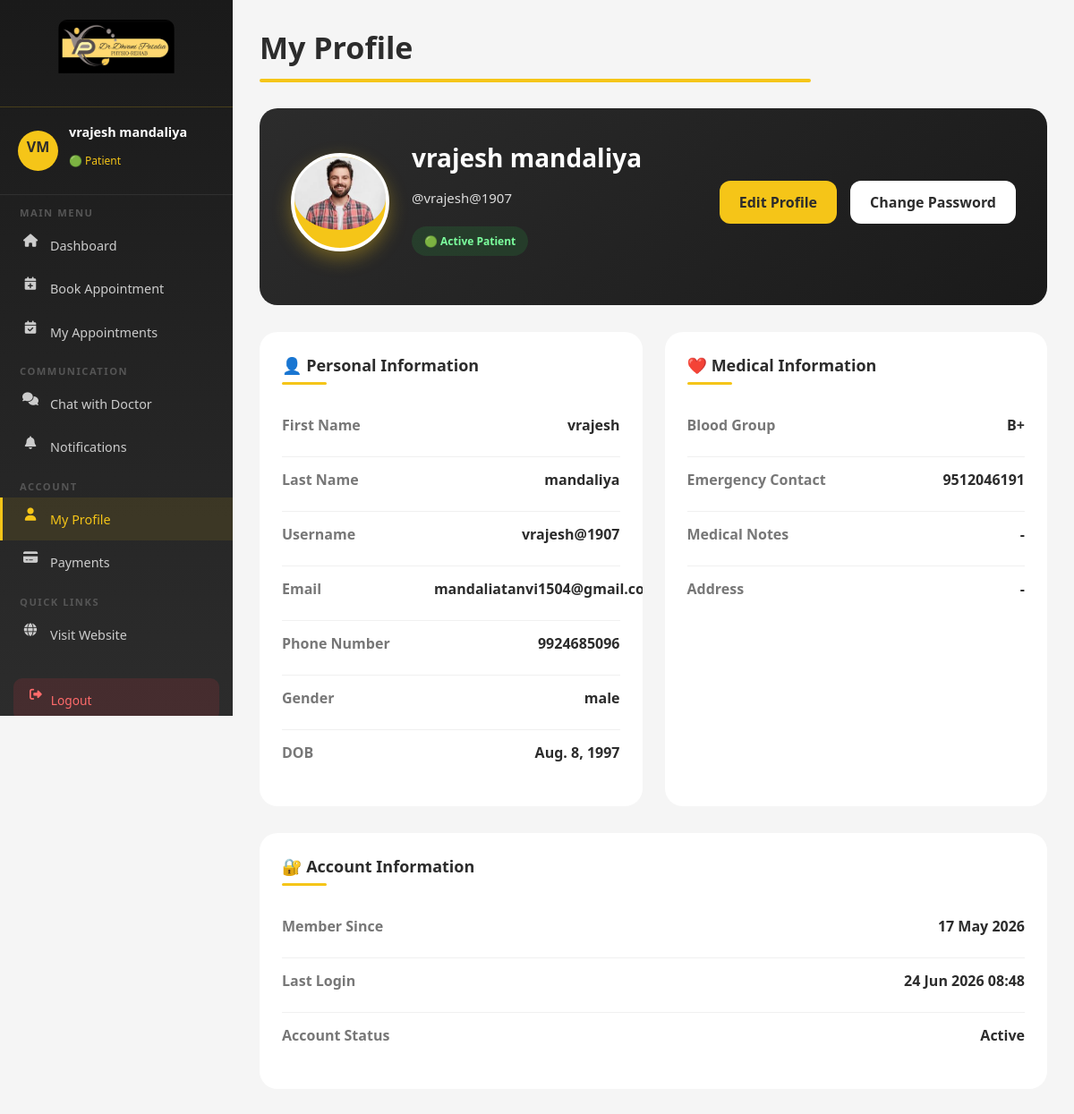
The app's page /profile/ (signed in) with its own data.
### core/models.py (models this page shows, shortened)
class Profile(models.Model):
    user = models.OneToOneField(User, on_delete=models.CASCADE)
    last_seen = models.DateTimeField(null=True, blank=True)
    is_platform_admin = models.BooleanField(default=False)
    phone_number = models.CharField(max_length=15, blank=True)
    gender = models.CharField(
        max_length=10,
        choices=[("Male", "Male"), ("Female", "Female"), ("Other", "Other")],
        blank=True,
    )
    date_of_birth = models.DateField(null=True, blank=True)
    blood_group = models.CharField(max_length=5, blank=True)
    emergency_contact = models.CharField(max_length=15, blank=True)
    medical_notes = models.TextField(blank=True)
    address = models.TextField(blank=True)
    profile_photo = models.ImageField(
        upload_to="profile_photos/", blank=True, null=True
    )

### core/views.py (the view)
# urls.py: path("profile/", views.profile_view, name="profile"),
@login_required
def profile_view(request):
    profile, _ = Profile.objects.get_or_create(user=request.user)
    return render(request, "profile.html", {"profile": profile})

### templates/profile.html (shortened to what this page needs)
{% load static %}
<!DOCTYPE html>
<html lang="en">
<head>
     <link href="https://cdnjs.cloudflare.com/ajax/libs/font-awesome/6.4.0/css/all.min.css" rel="stylesheet">
</head>
<body>
            <aside class="sidebar">
            <div class="sidebar-logo">
                <img src="{% static 'images/Dhvani_Patalia.jpeg' %}" alt="Logo" />
            </div>
            <div class="sidebar-user">
                <div class="user-avatar">
                    {{ user.first_name|first|upper }}{{ user.last_name|first|upper }}
                </div>
                <div class="user-info">
                    <h4>{{ user.get_full_name|default:user.username }}</h4>
                    <span>🟢 Patient</span>
                </div>
            </div>
            <nav>
                <div class="nav-section">Main Menu</div>
                <a href="{% url 'client_dashboard' %}" class="nav-item"><i class="fas fa-home"></i> Dashboard</a>
                <a href="{% url 'book_appointment' %}" class="nav-item"><i class="fas fa-calendar-plus"></i> Book Appointment</a>
                <a href="{% url 'my_appointments' %}" class="nav-item"><i class="fas fa-calendar-check"></i> My Appointments</a>
                <div class="nav-section">Communication</div>
                <a href="{% url 'client_chat' %}" class="nav-item"><i class="fas fa-comments"></i> Chat with Doctor</a>
                <a href="{% url 'notifications' %}" class="nav-item"><i class="fas fa-bell"></i> Notifications</a>
                <div class="nav-section">Account</div>
                <a href="{% url 'profile' %}" class="nav-item active"><i class="fas fa-user"></i> My Profile</a>
                <a href="{% url 'payments' %}" class="nav-item"><i class="fas fa-credit-card"></i> Payments</a>
                <div class="nav-section">Quick Links</div>
                <a href="{% url 'home' %}" class="nav-item"><i class="fas fa-globe"></i> Visit Website</a>
            </nav>
            <a href="{% url 'logout' %}" class="logout-btn"><i class="fas fa-sign-out-alt"></i> Logout</a>
        </aside>
    <div class="main-content">
        <div class="profile-page">
            <h1 class="page-title">My Profile</h1>
            <div class="profile-header-card">
                <div class="profile-left">
                    <div class="profile-avatar">
                        {% if profile.profile_photo %}
                        <img src="{{ profile.profile_photo.url }}"
                            style="width:100%;height:100%;border-radius:50%;object-fit:cover;">
                        {% else %}
                        {{ user.first_name|first|upper }}{{ user.last_name|first|upper }}
                        {% endif %}
                    </div>
                    <div class="profile-details">
                        <h2>{{ user.get_full_name }}</h2>
                        <p>@{{ user.username }}</p>
                        <span class="status-badge">
                            🟢 Active Patient
                        </span>
                    </div>
                </div>
                <div class="profile-actions">
                    <a href="/edit-profile/" class="btn-gold">
                        Edit Profile
                    </a>
                    <a href="{% url 'change_password' %}" class="btn-dark">
                        Change Password
                    </a>
                </div>
            </div>
            <div class="info-grid">
                <div class="info-card">
                    <h3>👤 Personal Information</h3>
                    <div class="info-row">
                        <span class="info-label">First Name</span>
                        <span class="info-value">{{ user.first_name }}</span>
                    </div>
                    <div class="info-row">
                        <span class="info-label">Last Name</span>
                        <span class="info-value">{{ user.last_name }}</span>
                    </div>
                    <div class="info-row">
                        <span class="info-label">Username</span>
                        <span class="info-value">{{ user.username }}</span>
                    </div>
                    <div class="info-row">
                        <span class="info-label">Email</span>
                        <span class="info-value">{{ user.email }}</span>
                    </div>
                    <div class="info-row">
                        <span class="info-label">Phone Number</span>
                        <span class="info-value">{{ profile.phone_number|default:"Not Set" }}</span>
                    </div>
                    <div class="info-row">
                        <span class="info-label">Gender</span>
                        <span class="info-value">{{ profile.gender|default:"Not Set" }}</span>
                    </div>
                    <div class="info-row">
                        <span class="info-label">DOB</span>
                        <span class="info-value">{{ profile.date_of_birth|default:"Not Set" }}</span>
                    </div>
                </div>
                <div class="info-card">
                    <h3>❤️ Medical Information</h3>
                    <div class="info-row">
                        <span class="info-label">Blood Group</span>
                        <span class="info-value">{{ profile.blood_group|default:"Not Set" }}</span>
                    </div>
                    <div class="info-row">
                        <span class="info-label">Emergency Contact</span>
                        <span class="info-value">{{ profile.emergency_contact|default:"Not Set" }}</span>
                    </div>
                    <div class="info-row">
                        <span class="info-label">Medical Notes</span>
                        <span class="info-value">{{ profile.medical_notes|default:"Not Set" }}</span>
                    </div>
                    <div class="info-row">
                        <span class="info-label">Address</span>
                        <span class="info-value">{{ profile.address|default:"Not Set" }}</span>
                    </div>
                </div>
            </div>
            <div class="account-card">
                <h3>🔐 Account Information</h3>
                <div class="info-row">
                    <span class="info-label">Member Since</span>
                    <span class="info-value">
                        {{ user.date_joined|date:"d M Y" }}
                    </span>
                </div>
                <div class="info-row">
                    <span class="info-label">Last Login</span>
                    <span class="info-value">
                        {{ user.last_login|date:"d M Y H:i" }}
                    </span>
                </div>
                <div class="info-row">
                    <span class="info-label">Account Status</span>
                    <span class="info-value">
                        Active
                    </span>
                </div>
            </div>
        </div>
    </div>
</body>
</html>

### templates/profile.html (style rules this page uses)
* { margin: 0; padding-bottom: 10px; box-sizing: border-box; }
body { font-family: 'Segoe UI', sans-serif; background: #f5f5f5; }
.sidebar { width: 260px; height: 100vh; position: fixed; left: 0; top: 0; background: linear-gradient(180deg, #1a1a1a, #2C2C2C); overflow-y: auto; scrollbar-width: none; }
.sidebar-logo { padding: 22px 20px; border-bottom: 1px solid rgba(245, 197, 24, 0.2); text-align: center; }
.sidebar-logo img { width: 130px; border-radius: 10px; }
.sidebar-user { padding: 18px 20px; border-bottom: 1px solid rgba(255, 255, 255, 0.08); display: flex; align-items: center; gap: 12px; }
.user-avatar { width: 45px; height: 45px; background: #F5C518; border-radius: 50%; display: flex; align-items: center; justify-content: center; font-weight: 800; color: #2C2C2C; font-size: 1em; }
.user-info h4 { color: white; font-size: 0.9em; font-weight: 600; }
.user-info span { color: #F5C518; font-size: 0.75em; }
.nav-section { padding: 12px 22px 5px; color: #555; font-size: 0.7em; text-transform: uppercase; letter-spacing: 1.5px; font-weight: 700; }
.nav-item { display: flex; align-items: center; gap: 13px; padding: 12px 22px; color: #ccc; text-decoration: none; font-size: 0.9em; transition: all 0.3s; border-left: 3px solid transparent; }
.nav-item:hover, .nav-item.active { background: rgba(245, 197, 24, 0.1); color: #F5C518; border-left-color: #F5C518; }
.nav-item i { width: 18px; text-align: center; }
.logout-btn { margin: 15px; display: flex; align-items: center; gap: 10px; padding: 12px 18px; background: rgba(220, 53, 69, 0.15); color: #ff6b6b; border-radius: 10px; text-decoration: none; font-size: 0.86em; transition: all 0.3s; }
.main-content { margin-left: 260px; min-height: 100vh; padding: 30px; background: #f5f5f5; }
.profile-header-card { background: linear-gradient(135deg, #2C2C2C, #1a1a1a); border-radius: 20px; padding: 35px; display: flex; justify-content: space-between; align-items: center; margin-bottom: 30px; min-height: 220px; overflow: hidden; }
.profile-left { display: flex; align-items: center; gap: 25px; }
.profile-actions { display: flex; gap: 15px; flex-wrap: wrap; }
.profile-avatar { width: 110px; height: 110px; border-radius: 50%; background: #F5C518; color: #2C2C2C; font-size: 38px; font-weight: 800; display: flex; align-items: center; justify-content: center; border: 4px solid white; box-shadow: 0 8px 20px rgba(245, 197, 24, 0.35); }
.profile-details h2 { margin: 0; color: white; font-size: 28px; font-weight: 800; }
.profile-details p { margin: 6px 0; color: #ddd; font-size: 15px; }
.status-badge { display: inline-block; margin-top: 6px; background: rgba(40, 167, 69, 0.18); color: #7CFF9E; padding: 8px 14px; border-radius: 30px; font-size: 12px; font-weight: 700; }
.btn-gold { background: #F5C518; color: #2C2C2C; padding: 13px 22px; border-radius: 12px; text-decoration: none; font-weight: 700; transition: 0.3s; }
.btn-dark { background: white; color: #2C2C2C; padding: 13px 22px; border-radius: 12px; text-decoration: none; font-weight: 700; transition: 0.3s; }
.info-card, .account-card { background: white; border-radius: 20px; padding: 25px; width: 100%; overflow: hidden; }
.info-card h3, .account-card h3 { margin-bottom: 20px; color: #2C2C2C; font-size: 18px; font-weight: 800; position: relative; padding-bottom: 10px; }
.info-card h3::after, .account-card h3::after { content: ""; width: 50px; height: 3px; background: #F5C518; position: absolute; left: 0; bottom: 0; border-radius: 10px; }
.info-row { display: flex; justify-content: space-between; align-items: center; padding: 14px 0; border-bottom: 1px solid #f0f0f0; }
.info-row:last-child { border-bottom: none; }
.info-label { color: #777; font-weight: 600; }
.info-value { color: #2C2C2C; font-weight: 700; max-width: 55%; text-align: right; }
.info-grid { display: grid; grid-template-columns: repeat(2, 1fr); gap: 25px; margin: 30px 0; padding: 0; width: 100%; }
.page-title { font-size: 34px; font-weight: 800; color: #2C2C2C; margin-bottom: 35px; display: block; position: relative; }
.page-title::after { content: ""; width: 70%; height: 4px; background: #F5C518; position: absolute; left: 0; bottom: -6px; border-radius: 10px; }

### records on screen
Profile: profile_photo (picture), phone_number "9924685096", gender "male", date_of_birth "Aug. 8, 1997", blood_group "B+", emergency_contact "9512046191", medical_notes "-", address "-"

### other values on screen
{{ user.first_name|first|upper }} "V"
{{ user.last_name|first|upper }} "M"
{{ user.get_full_name|default:user.username }} "vrajesh mandaliya"
{{ user.get_full_name }} "vrajesh mandaliya"
{{ user.username }} "vrajesh@1907"
{{ user.first_name }} "vrajesh"
{{ user.last_name }} "mandaliya"
{{ user.date_joined|date:"d M Y" }} "17 May 2026"
{{ user.last_login|date:"d M Y H:i" }} "24 Jun 2026 08:48"
